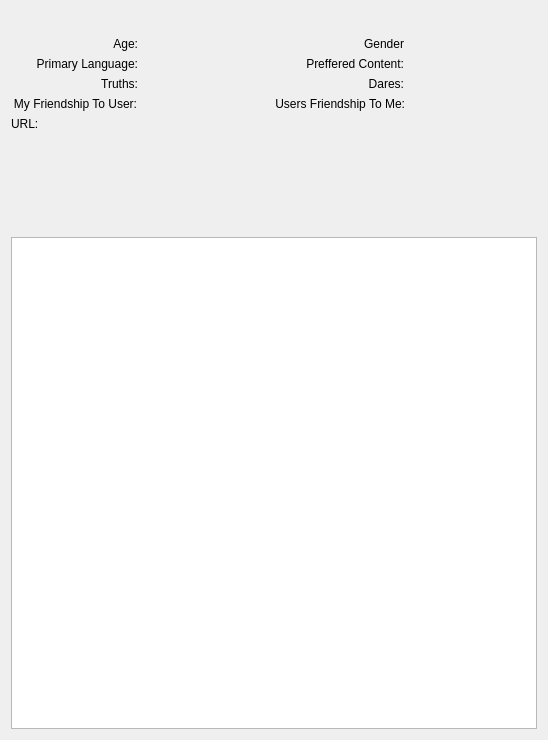
<?xml version="1.0" encoding="UTF-8"?>
<ui version="4.0">
 <class>AppletAboutUserUi</class>
 <widget class="QWidget" name="AppletAboutUserUi">
  <property name="modal" stdset="0">
   <bool>false</bool>
  </property>
  <property name="windowModality">
   <enum>Qt::WindowModality::ApplicationModal</enum>
  </property>
  <property name="geometry">
   <rect>
    <x>0</x>
    <y>0</y>
    <width>548</width>
    <height>740</height>
   </rect>
  </property>
  <property name="sizePolicy">
   <sizepolicy hsizetype="Expanding" vsizetype="Preferred">
    <horstretch>0</horstretch>
    <verstretch>0</verstretch>
   </sizepolicy>
  </property>
  <property name="windowTitle">
   <string>Edit Storyboard</string>
  </property>
  <property name="windowOpacity">
   <double>1.000000000000000</double>
  </property>
  <property name="toolTip">
   <string/>
  </property>
  <property name="sizeGripEnabled" stdset="0">
   <bool>true</bool>
  </property>
  <layout class="QVBoxLayout" name="verticalLayout">
   <item>
    <widget class="IdentOfferWidget" name="m_IdentWidget" native="true">
     <property name="sizePolicy">
      <sizepolicy hsizetype="Expanding" vsizetype="Preferred">
       <horstretch>0</horstretch>
       <verstretch>0</verstretch>
      </sizepolicy>
     </property>
    </widget>
   </item>
   <item>
    <widget class="QLabel" name="m_StatusLabel">
     <property name="sizePolicy">
      <sizepolicy hsizetype="Expanding" vsizetype="Preferred">
       <horstretch>0</horstretch>
       <verstretch>0</verstretch>
      </sizepolicy>
     </property>
     <property name="text">
      <string notr="true"/>
     </property>
    </widget>
   </item>
   <item>
    <layout class="QHBoxLayout" name="horizontalLayout">
     <item>
      <widget class="QLabel" name="m_AgeLabel">
       <property name="sizePolicy">
        <sizepolicy hsizetype="Expanding" vsizetype="Preferred">
         <horstretch>0</horstretch>
         <verstretch>0</verstretch>
        </sizepolicy>
       </property>
       <property name="text">
        <string>Age:</string>
       </property>
       <property name="alignment">
        <set>Qt::AlignmentFlag::AlignRight|Qt::AlignmentFlag::AlignTrailing|Qt::AlignmentFlag::AlignVCenter</set>
       </property>
      </widget>
     </item>
     <item>
      <widget class="QLabel" name="m_AgeText">
       <property name="sizePolicy">
        <sizepolicy hsizetype="Expanding" vsizetype="Preferred">
         <horstretch>0</horstretch>
         <verstretch>0</verstretch>
        </sizepolicy>
       </property>
       <property name="text">
        <string notr="true"/>
       </property>
      </widget>
     </item>
     <item>
      <widget class="QLabel" name="m_GenderLabel">
       <property name="sizePolicy">
        <sizepolicy hsizetype="Expanding" vsizetype="Preferred">
         <horstretch>0</horstretch>
         <verstretch>0</verstretch>
        </sizepolicy>
       </property>
       <property name="text">
        <string>Gender</string>
       </property>
       <property name="alignment">
        <set>Qt::AlignmentFlag::AlignRight|Qt::AlignmentFlag::AlignTrailing|Qt::AlignmentFlag::AlignVCenter</set>
       </property>
      </widget>
     </item>
     <item>
      <widget class="QLabel" name="m_GenderText">
       <property name="sizePolicy">
        <sizepolicy hsizetype="Expanding" vsizetype="Preferred">
         <horstretch>0</horstretch>
         <verstretch>0</verstretch>
        </sizepolicy>
       </property>
       <property name="text">
        <string notr="true"/>
       </property>
      </widget>
     </item>
    </layout>
   </item>
   <item>
    <layout class="QHBoxLayout" name="horizontalLayout_2">
     <item>
      <widget class="QLabel" name="m_LanguageLabel">
       <property name="sizePolicy">
        <sizepolicy hsizetype="Expanding" vsizetype="Preferred">
         <horstretch>0</horstretch>
         <verstretch>0</verstretch>
        </sizepolicy>
       </property>
       <property name="text">
        <string>Primary Language:</string>
       </property>
       <property name="alignment">
        <set>Qt::AlignmentFlag::AlignRight|Qt::AlignmentFlag::AlignTrailing|Qt::AlignmentFlag::AlignVCenter</set>
       </property>
      </widget>
     </item>
     <item>
      <widget class="QLabel" name="m_LanguageText">
       <property name="sizePolicy">
        <sizepolicy hsizetype="Expanding" vsizetype="Preferred">
         <horstretch>0</horstretch>
         <verstretch>0</verstretch>
        </sizepolicy>
       </property>
       <property name="text">
        <string notr="true"/>
       </property>
      </widget>
     </item>
     <item>
      <widget class="QLabel" name="m_ContentLabel">
       <property name="sizePolicy">
        <sizepolicy hsizetype="Expanding" vsizetype="Preferred">
         <horstretch>0</horstretch>
         <verstretch>0</verstretch>
        </sizepolicy>
       </property>
       <property name="text">
        <string>Preffered Content:</string>
       </property>
       <property name="alignment">
        <set>Qt::AlignmentFlag::AlignRight|Qt::AlignmentFlag::AlignTrailing|Qt::AlignmentFlag::AlignVCenter</set>
       </property>
      </widget>
     </item>
     <item>
      <widget class="QLabel" name="m_ContentText">
       <property name="sizePolicy">
        <sizepolicy hsizetype="Expanding" vsizetype="Preferred">
         <horstretch>0</horstretch>
         <verstretch>0</verstretch>
        </sizepolicy>
       </property>
       <property name="text">
        <string notr="true"/>
       </property>
      </widget>
     </item>
    </layout>
   </item>
   <item>
    <layout class="QHBoxLayout" name="horizontalLayout_3">
     <item>
      <widget class="QLabel" name="m_TruthsLabel">
       <property name="sizePolicy">
        <sizepolicy hsizetype="Expanding" vsizetype="Preferred">
         <horstretch>0</horstretch>
         <verstretch>0</verstretch>
        </sizepolicy>
       </property>
       <property name="text">
        <string>Truths:</string>
       </property>
       <property name="alignment">
        <set>Qt::AlignmentFlag::AlignRight|Qt::AlignmentFlag::AlignTrailing|Qt::AlignmentFlag::AlignVCenter</set>
       </property>
      </widget>
     </item>
     <item>
      <widget class="QLabel" name="m_TruthsText">
       <property name="sizePolicy">
        <sizepolicy hsizetype="Expanding" vsizetype="Preferred">
         <horstretch>0</horstretch>
         <verstretch>0</verstretch>
        </sizepolicy>
       </property>
       <property name="text">
        <string notr="true"/>
       </property>
      </widget>
     </item>
     <item>
      <widget class="QLabel" name="m_DaresLabel">
       <property name="sizePolicy">
        <sizepolicy hsizetype="Expanding" vsizetype="Preferred">
         <horstretch>0</horstretch>
         <verstretch>0</verstretch>
        </sizepolicy>
       </property>
       <property name="text">
        <string>Dares:</string>
       </property>
       <property name="alignment">
        <set>Qt::AlignmentFlag::AlignRight|Qt::AlignmentFlag::AlignTrailing|Qt::AlignmentFlag::AlignVCenter</set>
       </property>
      </widget>
     </item>
     <item>
      <widget class="QLabel" name="m_DaresText">
       <property name="sizePolicy">
        <sizepolicy hsizetype="Expanding" vsizetype="Preferred">
         <horstretch>0</horstretch>
         <verstretch>0</verstretch>
        </sizepolicy>
       </property>
       <property name="text">
        <string notr="true"/>
       </property>
      </widget>
     </item>
    </layout>
   </item>
   <item>
    <layout class="QHBoxLayout" name="horizontalLayout_4">
     <item>
      <widget class="QLabel" name="m_MyFirendshipLabel">
       <property name="sizePolicy">
        <sizepolicy hsizetype="Expanding" vsizetype="Preferred">
         <horstretch>0</horstretch>
         <verstretch>0</verstretch>
        </sizepolicy>
       </property>
       <property name="text">
        <string>My Friendship To User:</string>
       </property>
       <property name="alignment">
        <set>Qt::AlignmentFlag::AlignRight|Qt::AlignmentFlag::AlignTrailing|Qt::AlignmentFlag::AlignVCenter</set>
       </property>
      </widget>
     </item>
     <item>
      <widget class="QLabel" name="m_MyFriendship">
       <property name="sizePolicy">
        <sizepolicy hsizetype="Expanding" vsizetype="Preferred">
         <horstretch>0</horstretch>
         <verstretch>0</verstretch>
        </sizepolicy>
       </property>
       <property name="text">
        <string notr="true"/>
       </property>
      </widget>
     </item>
     <item>
      <widget class="QLabel" name="m_UsersFriendshipLabel">
       <property name="sizePolicy">
        <sizepolicy hsizetype="Expanding" vsizetype="Preferred">
         <horstretch>0</horstretch>
         <verstretch>0</verstretch>
        </sizepolicy>
       </property>
       <property name="minimumSize">
        <size>
         <width>6</width>
         <height>0</height>
        </size>
       </property>
       <property name="text">
        <string>Users Friendship To Me:</string>
       </property>
       <property name="alignment">
        <set>Qt::AlignmentFlag::AlignRight|Qt::AlignmentFlag::AlignTrailing|Qt::AlignmentFlag::AlignVCenter</set>
       </property>
      </widget>
     </item>
     <item>
      <widget class="QLabel" name="m_UsersFrienshipText">
       <property name="sizePolicy">
        <sizepolicy hsizetype="Expanding" vsizetype="Preferred">
         <horstretch>0</horstretch>
         <verstretch>0</verstretch>
        </sizepolicy>
       </property>
       <property name="text">
        <string notr="true"/>
       </property>
      </widget>
     </item>
    </layout>
   </item>
   <item>
    <layout class="QHBoxLayout" name="horizontalLayout_5">
     <item>
      <widget class="QLabel" name="m_UrlLabel">
       <property name="text">
        <string>URL:</string>
       </property>
      </widget>
     </item>
     <item>
      <widget class="QLabel" name="m_UrlText">
       <property name="sizePolicy">
        <sizepolicy hsizetype="Expanding" vsizetype="Preferred">
         <horstretch>0</horstretch>
         <verstretch>0</verstretch>
        </sizepolicy>
       </property>
       <property name="text">
        <string notr="true"/>
       </property>
       <property name="wordWrap">
        <bool>true</bool>
       </property>
      </widget>
     </item>
    </layout>
   </item>
   <item>
    <widget class="QLabel" name="labelMeLine1">
     <property name="text">
      <string/>
     </property>
    </widget>
   </item>
   <item>
    <widget class="QLabel" name="labelMeLine2">
     <property name="text">
      <string/>
     </property>
    </widget>
   </item>
   <item>
    <widget class="QLabel" name="labelMeLine3">
     <property name="text">
      <string/>
     </property>
    </widget>
   </item>
   <item>
    <widget class="QLabel" name="labelMeLine4">
     <property name="text">
      <string/>
     </property>
    </widget>
   </item>
   <item>
    <widget class="QLabel" name="labelMeLine5">
     <property name="text">
      <string/>
     </property>
    </widget>
   </item>
   <item>
    <widget class="QPlainTextEdit" name="m_InfoPlainTextEdit"/>
   </item>
  </layout>
 </widget>
 <customwidgets>
  <customwidget>
   <class>IdentOfferWidget</class>
   <extends>QWidget</extends>
   <header>IdentOfferWidget.h</header>
   <container>1</container>
  </customwidget>
 </customwidgets>
 <resources/>
 <connections/>
</ui>
